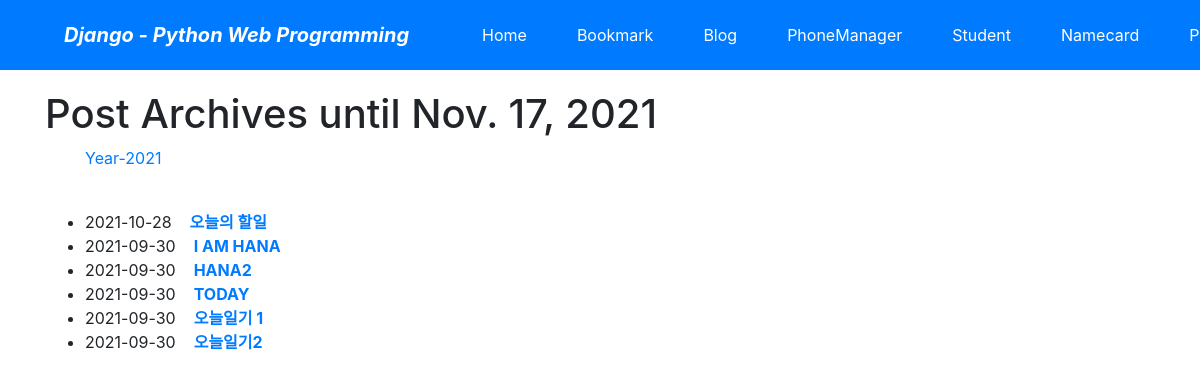
Screenshot of /blog/archive/ with the database file from the repository.
### blog/models.py (models this page shows, shortened)
class Post(models.Model):
    title = models.CharField(verbose_name='TITLE', max_length=50)
    slug = models.SlugField('SLUG', unique=True, allow_unicode=True, help_text='one word for title alias.')
    description = models.CharField('DESCRIPTION', max_length=100, blank=True, help_text='simple description text')
    content = models.TextField('CONTENT')
    create_dt = models.DateTimeField('CREATE DATE', auto_now_add=True)
    modify_dt = models.DateTimeField('MODIFY DATE', auto_now=True)
    tags = TaggableManager(blank=True)
    owner = models.ForeignKey(User, on_delete=models.CASCADE, verbose_name='OWNER', blank=True, null=True)
    class Meta:
        verbose_name = 'post'
        verbose_name_plural = 'posts'
        db_table = 'blog_posts'
        ordering = ('-modify_dt',)
    def get_absolute_url(self):
        return reverse('blog:post_detail', args=(self.slug,))

### blog/views.py (the view)
# urls.py: path('archive/', views.PostAV.as_view(), name='post_archive'),
class PostAV(ArchiveIndexView):
    model = Post
    date_field = 'modify_dt'

### blog/templates/blog/post_archive.html (shortened to what this page needs)
{% extends "base.html" %}
{% block content %}
 <h1>Post Archives until {% now "N d, Y" %}</h1>
<ul>
  {% for date in date_list %}
  <li style="display: inline;">
      <a href="{% url 'blog:post_year_archive' date|date:'Y' %}">Year-{{ date|date:"Y" }}</a>
  </li>
    {% endfor %}
</ul>
<br/>
<div>
    <ul>
        {% for post in object_list %}
        <li>{{post.modify_dt|date:"Y-m-d"}}&nbsp;&nbsp;&nbsp;
        <a href="{{post.get_absolute_url}}"><strong>{{post.title}}</strong></a> </li>
        {% endfor %}
    </ul>
</div>
{% endblock %}

### rows the page displays
Post: modify_dt "2021-10-28", title "오늘의 할일"
Post: modify_dt "2021-09-30", title "I AM HANA"
Post: modify_dt "2021-09-30", title "HANA2"
Post: modify_dt "2021-09-30", title "TODAY"
Post: modify_dt "2021-09-30", title "오늘일기 1"
Post: modify_dt "2021-09-30", title "오늘일기2"

### other values shown
{{ date|date:"Y" }} "2021"
